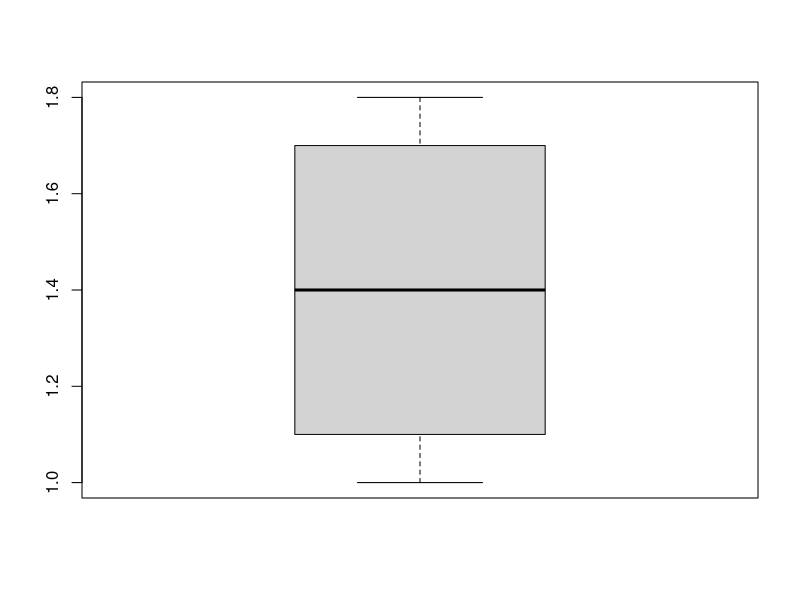
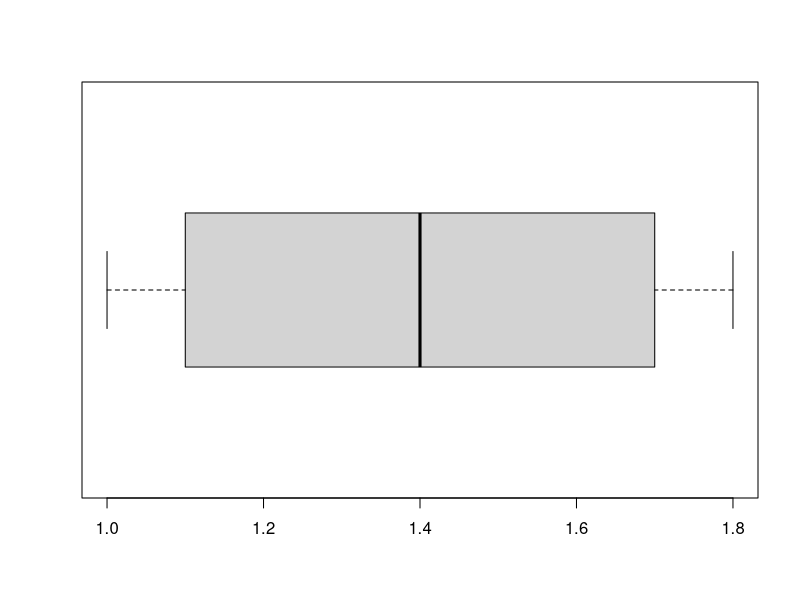
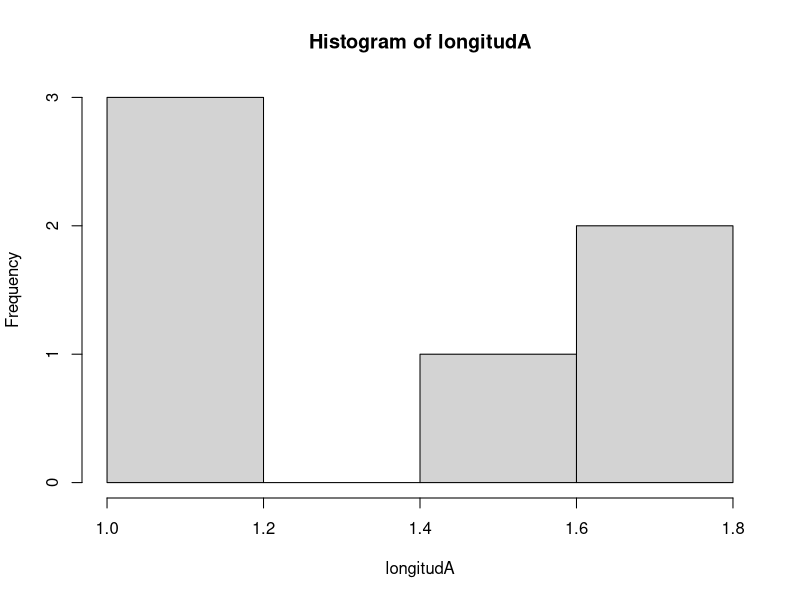
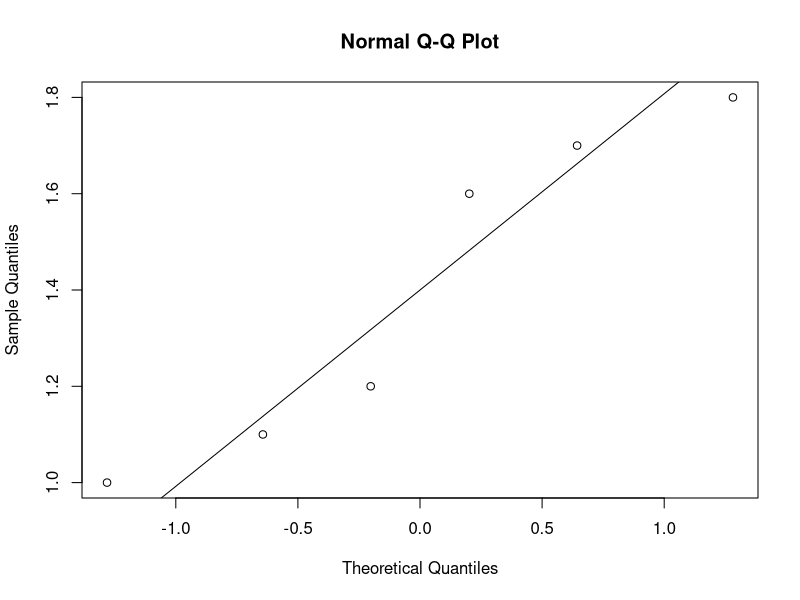

Here is the R script that generated these plots, in order:
# Realizacion por parte del alumno de la primera relacion de problemas de la
# asignatura MLDE

# Ejercicio 1

## Apartado 1.

####  Definición del vector de longitudes, mediante la función c (concatenate)

longitudA = c(1.8, 1.2, 1.6, 1.7, 1.1, 1) 

### Estudio descriptivo de la muestra aleatoria longitudA

####  Uso de la función summary (resumen), en función del tipo de variable hace
####  un analisis distinto, para variables numericas realiza la media, la moda,
####  los tres cuartiles (25,50,75), y el minimo y el máximo

summary(longitudA)


### Diagrama de caja y bigotes, es otra forma de resumir los datos en un gráfico
### en esta ocasion, es válido solo para tipos numericos y representa los datos
### de summary pero de una forma más visual, pudiendo esclarecer si hay valores
### que no son normales o están demasiado dispersos, la función que nos permite
### realizarlo es boxplot


boxplot(longitudA)

boxplot(longitudA, horizontal = TRUE)

### Otra funcion que suele usarse para hacer análisis graficos de una variable
### numerica es el histograma, que muestra el grafico de barras o columnas

hist(longitudA)

### Se ve la utilidad del parametro break para aumentar el numero de columnas o
### para especificar los extremos del rectangulo



### Para responder a la pregunta del apartado 1 vamos a utilizar el test de
### Shapiro_Wilk, test no paramétrico para contrastar la hipotesis nula: X sigue
### una distribucion normal, frente la hipotesis alternativa X no sigue una
### distribucion normal. Tiene las mismas caracteristicas de un test parametrico
### con un nivel de confianza. Para ello calculamos un estadístico y nos
### preguntamos si dicho estadistico calculado para nuestra muestra entra en la
### region critica, y entonces podemos rechazar la hipotesis nula, en cambio si
### cayera dentro de la region de aceptacion, diriamos que no existen evidencias
### suficientes para oponerse a la idea de que sea cierta H0. Estos calculos
### recordemos estan sujetos a dos tipos de error, el que queremos controlar es
### que H0 sea cierto y nosostros lo rechacemos, ya que rechazar es algo muy
### cerrado mientras que lo contrario simplemente es asegurar que no hay
### evidencias para decir lo contrario, pero tampoco es claro que sea cierto.


shapiro.test(longitudA)

### Otra opcion es qqnorm y qqline, que nos permite ver por un lado los
### cuantiles de la muestra y la distancia a la que estos estan de sus valores
### teoricos si efectivamente siguieran una normal, la funcion qqline, nos
### permite ver una recta por donde deberian pasar los cuantiles

qqnorm(longitudA)
qqline(longitudA)


##  Apartado 2. 

### La media muestral, es un estimador puntual de la media y la podemos calcular
### como:

mean(longitudA)

### Mientras que para la varianza un estimador insesgado es la cuasivarianza que
### se calcula con la funcion var()

var(longitudA)

##  Apartado 3.

### Vamos a realizar un contraste de hipotesis para la media de una normal
### desconocida la varianza, podemos suponer que sigue una distribucion normal
### por el apartado 1. Para ello usamos la funcion t.test

t.test(longitudA, mu = 1.5,  alternative = "l")

### El p-valor obtenido es 0.2521 que no es un valor sufientemente bajo como
### para asegurar estadisticamente que la media este por debajo de 1.5. Sin
### embargo habría que notar que esto no nos impide considerar que la media sea
### ciertamente inferior a 1.5, dado que hay que conocer lo que se está haciendo
### realmente al hacer un test paramétrico.No decimos que la media sea superior
### a 1.5, solo aseveramos que no tenemos las suficientes evidencias
### estadísticas para asegurar que no lo sea. Simplemente no podemos estar
### seguros



##  Apartado 4. Repetimos el proceso para la variable B


longitudB = c(2.1, 1.9, 1.5, 2.0, 1.3, 1.4)

shapiro.test(longitudB)

### El p-valor es 0.3135 que no es menor que 0.05 por lo que no podemos rechazar
### que la muestra siga una distribución normal


t.test(longitudB, mu = 1.5,  alternative = "l")

### El p valor en este caso es 0.8951 por lo que con menos motivos que en el
### caso de longitudA podemos decir que la media sea inferior a 1.5. En este
### sentido podriamos hacer un segundo experimento, que es preguntarnos si hay
### suficientes motivos para creer que de hecho es mayor que 1.5

t.test(longitudB, mu = 1.5, alternative = "g")

### Podemos observar por el p-valor 0.1049, que aunque tampoco tenemos
### evidencias suficientes para defender que la media sea superior a 1.5, el
### p-valor es muy inferior al caso anterior.

## Apartado 5. Teniendo en cuenta que posiblemente haya una dependencia entre
## ambas y como queremos saber si la media ha variado lo suficiente, no podemos
## estudiar un estadistico para dos normales independientes y por ello vamos a
## estudiar la variable aleatoria A-B y hacer un contraste para esa variable
## (unidimensional)

### Creacion de la variable aleatoria diferencia

Dif = longitudB - longitudA


### Realización del test de Shapiro_Will para comprobar si la variable
### diferencia es una normal o al menos si no hay evidencias suficientes para
### descartar esas hipótesis

shapiro.test(Dif)

### El p-value es 0.799 por lo que tenemos aun menos motivos que en los casos
### anteriores para creer que la variable diferencia siga una distribucion que
### no sea normal.

### Realizamos el t.test, en este caso no hace falta especificar el mu puesto
### que el que queremos es el por defecto siendo este cero, y tampoco hay que
### especificar alternative porque es two-sided que es el por defecto también
### (queremos comprobar si la media, la diferencia en este caso entre A y B, es
### igual o no a cero)

t.test(Dif)

### El p-valor en este caso es 0.0372 por lo que sí que tenemos evidencias
### suficientes para argumentar que efectivamente la media (la poblacional que
### no la sabemos) ha cambiado entre A y B.

### Otra opcion mas simple es usar la funcion t.test con el argumento para las
### normales dependientes siendo este paired (que por defecto vale false y lo
### cambiamos a true para este supuesto)

t.test(longitudA, y = longitudB, paired = TRUE)

### Podemos comprobar que el p-valor efectivamente es el mismo.


## Apartado 6: Como recordamos, el objetivo del cambio de proceso era modificar
## la media en 2.5 unidades, podemos comprobar que se ha modificado, pero
## podemos preguntarnos si cumple su proposito.

### Nota al ejercicio: Me parece evidente que no ha cambiado la media en 2.5,
### por eso creo que en el documento hay un posible error de escritura y se
### queria preguntar si el cambio de la media era a 2.5 y no un cambio de 2.5,
### por lo que haré un subapartado a) y b) para cada supuesto


### a) ¿Ha cambiado la media en 2.5 unidades? Realizamos el mismo test que antes
### para la diferencia pero en este caso queremos saber si la diferencia entre
### las medias es igual a 2.5


t.test(longitudB, y = longitudA, paired = TRUE, mu = 2.5)

### Como se puede comprobar el p-valor es una cantidad del orden de 1e-06, con
### lo que existen evidencias mas que suficientes para rechazar la hipotesis de
### que la media haya cambiado en 2.5

### b) ¿Ha cambiado la media a 2.5? Teniendo en cuenta que hemos especificado
### que no había criterios suficientes para oponerse a que la media del proceso
### A pudiera ser 1.5, voy a suponer que el objetivo real de la pregunta es
### cuestionar si la media ha podido cambiar una unidad de un proceso al otro.

t.test(longitudB, y = longitudA, paired = TRUE, mu = 1)

### Podemos comprobar de nuevo que sigue habiendo evidencias más que suficientes
### para asegurar que la media no se ha modificado en una unidad, pero en este
### caso con un p-valor un poco más aceptable. El proceso en todo caso no cumple
### su cometido.